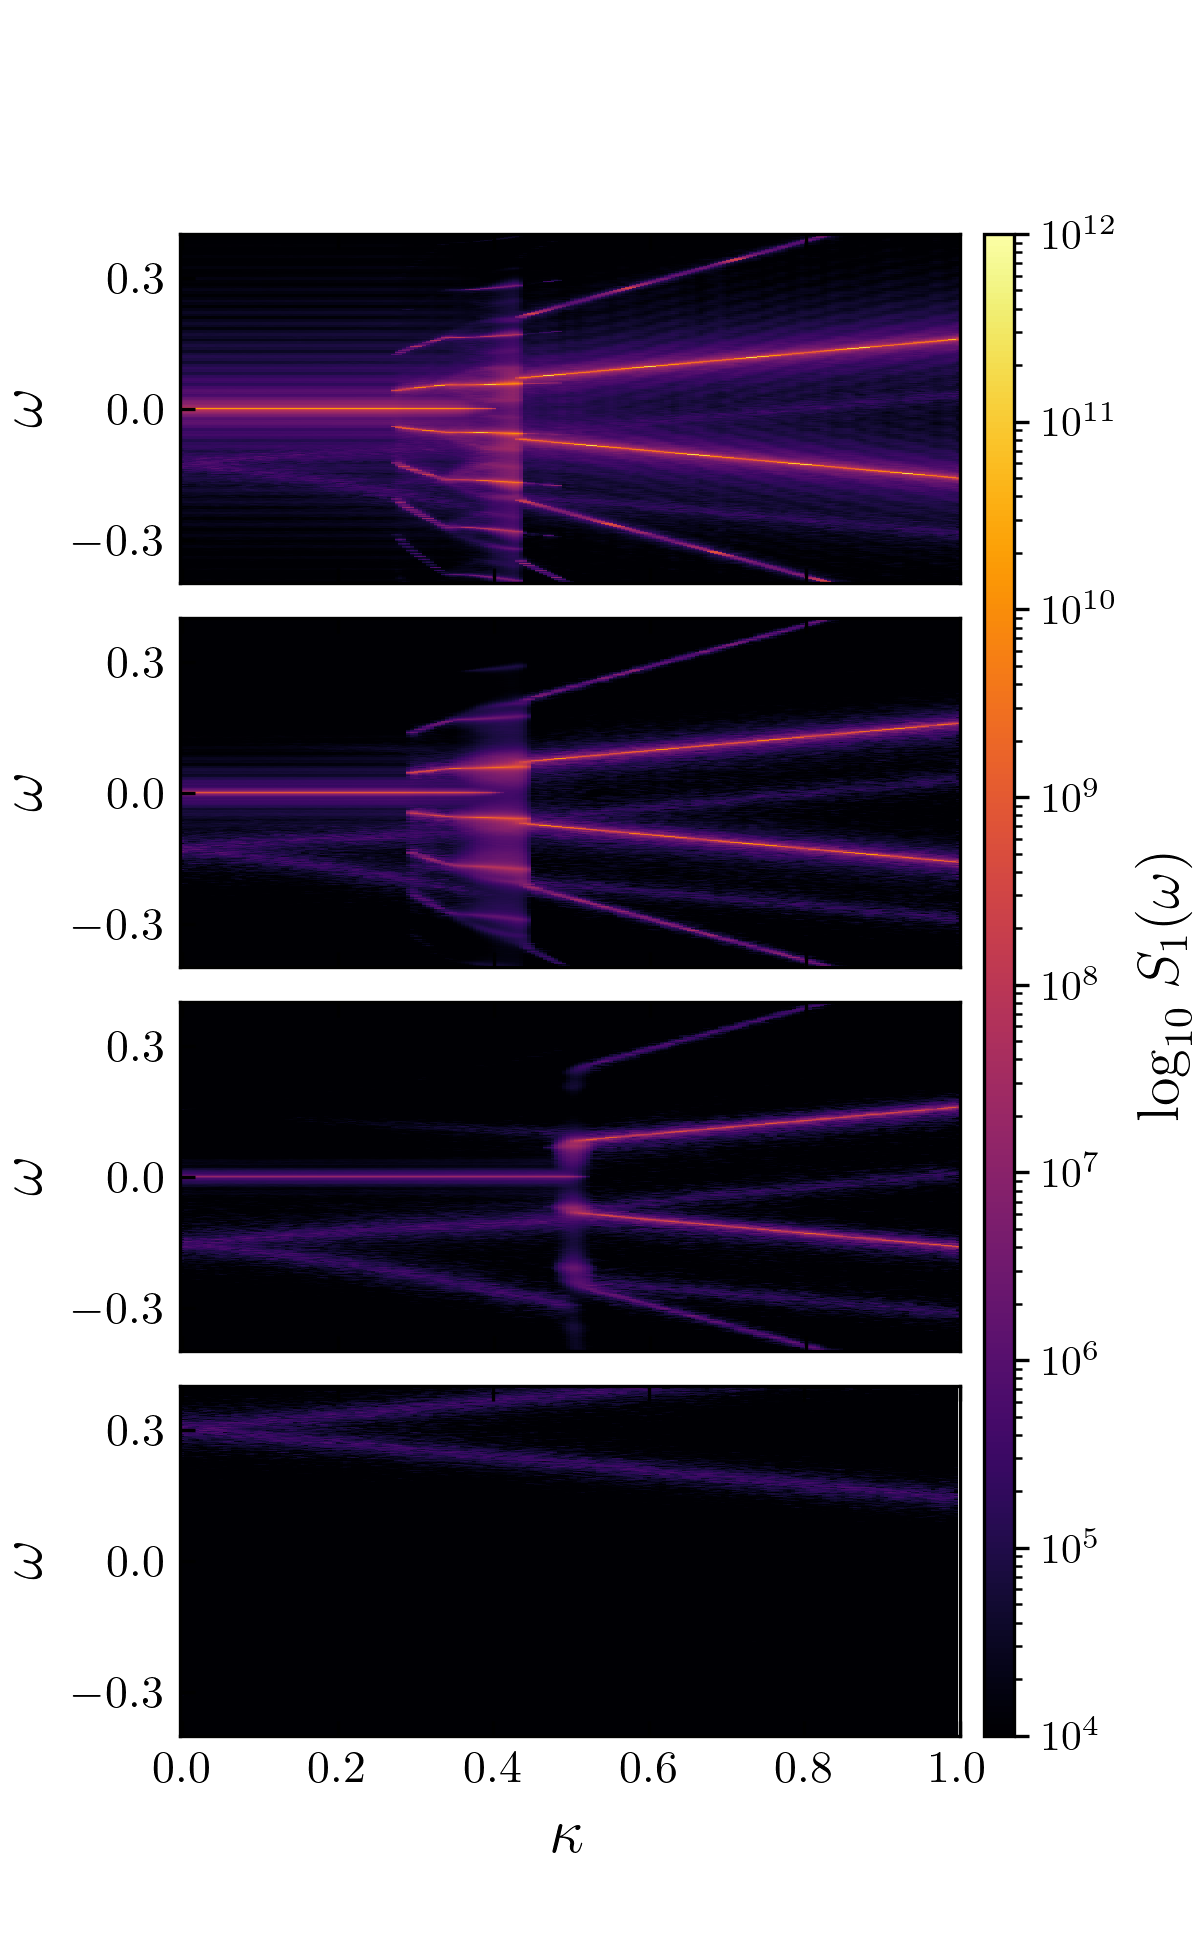

The Python source for this figure:
from functions import *
from back_process import *
from time_integrators import *

if __name__ == '__main__':
    working_directory = r"C:\mnustes_science\simulation_data\FD\coherent\spectrums_01\Delta=0.0000\gamma=0.1000\Omega=0.2000"
    directories = [name for name in os.listdir(working_directory) if os.path.isdir(os.path.join(working_directory, name))]
    dir_0 = working_directory + "/" + directories[0]
    dir_1 = working_directory + "/" + directories[1]
    dir_2 = working_directory + "/" + directories[2]
    dir_3 = working_directory + "/" + directories[3]

    S0 = np.loadtxt(dir_0 + "/Spectra_V.txt", delimiter=',')
    print("### Spectrum #0 Ready! ###")
    S1 = np.loadtxt(dir_1 + "/Spectra_V.txt", delimiter=',')
    print("### Spectrum #1 Ready! ###")
    S2 = np.loadtxt(dir_2 + "/Spectra_V.txt", delimiter=',')
    print("### Spectrum #2 Ready! ###")
    S3 = np.loadtxt(dir_3 + "/Spectra_V.txt", delimiter=',')
    print("### Spectrum #3 Ready! ###")

    S0 = filtro_superficie(S0, 2, "Y")
    S0 = filtro_superficie(S0, 2, "X")
    S1 = filtro_superficie(S1, 2, "Y")
    S1 = filtro_superficie(S1, 2, "X")
    S2 = filtro_superficie(S2, 2, "Y")
    S2 = filtro_superficie(S2, 2, "X")
    S3 = filtro_superficie(S3, 2, "Y")
    S3 = filtro_superficie(S3, 2, "X")


    F0 = np.loadtxt(dir_0 + "/Freqs.txt", delimiter=',')
    F1 = np.loadtxt(dir_1 + "/Freqs.txt", delimiter=',')
    F2 = np.loadtxt(dir_2 + "/Freqs.txt", delimiter=',')
    F3 = np.loadtxt(dir_3 + "/Freqs.txt", delimiter=',')

    K0 = np.loadtxt(dir_0 + "/Ks_mean.txt", delimiter=',')
    K1 = np.loadtxt(dir_1 + "/Ks_mean.txt", delimiter=',')
    K2 = np.loadtxt(dir_2 + "/Ks_mean.txt", delimiter=',')
    K3 = np.loadtxt(dir_3 + "/Ks_mean.txt", delimiter=',')

    fig, (ax0, ax1, ax2, ax3) = plt.subplots(4, 1, figsize=(4, 6.5))
    ax0.pcolormesh(K0, F0, S0.T,shading='auto', cmap='inferno', norm=LogNorm(vmin=1e4, vmax=1e12))
    ax0.set_ylabel(r"$\omega$", fontsize=15)
    ax0.set_yticks([-0.3, 0, 0.3])
    ax0.tick_params(axis="both", direction="in", labelsize=11, top=True, bottom=True, labeltop=False, labelbottom=False)
    ax0.set_ylim(-0.4, 0.4)

    ax1.pcolormesh(K1, F1, S1.T,shading='auto', cmap='inferno', norm=LogNorm(vmin=1e4, vmax=1e12))
    ax1.set_ylabel(r"$\omega$", fontsize=15)
    ax1.set_yticks([-0.3, 0, 0.3])
    ax1.tick_params(axis="both", direction="in", labelsize=11, top=True, bottom=True, labeltop=False, labelbottom=False)
    ax1.set_ylim(-0.4, 0.4)

    ax2.pcolormesh(K2, F2, S2.T,shading='auto', cmap='inferno', norm=LogNorm(vmin=1e4, vmax=1e12))
    ax2.set_ylabel(r"$\omega$", fontsize=15)
    ax2.set_yticks([-0.3, 0, 0.3])
    ax2.tick_params(axis="both", direction="in", labelsize=11, top=True, bottom=True, labeltop=False, labelbottom=False)
    ax2.set_ylim(-0.4, 0.4)

    pcm = ax3.pcolormesh(K3, F3, S3.T,shading='auto', cmap='inferno', norm=LogNorm(vmin=1e4, vmax=1e12))
    ax3.set_ylabel(r"$\omega$", fontsize=15)
    ax3.set_xlabel(r"$\kappa$", fontsize=15)
    ax3.set_xticks([0, 0.2, 0.4, 0.6, 0.8, 1.0])
    ax3.set_yticks([-0.3, 0, 0.3])
    ax3.tick_params(axis="both", direction="in", labelsize=11, top=True, bottom=True, labeltop=False, labelbottom=True)
    ax3.set_ylim(-0.4, 0.4)

    cax = fig.add_axes([0.82, 0.11, 0.025, 0.77])
    cb = fig.colorbar(pcm, cax=cax)
    cb.set_label(r"$\textrm{log}_{10}\ S_1(\omega)$", fontsize=14)
    cb.ax.tick_params(labelsize=10)
    fig.subplots_adjust(wspace=0.28, hspace=0.1, left=0.15, right=0.8) #left=0.1, right=0.9, bottom=0.25, top=0.8)

    plt.savefig("spectra.png", dpi=300)
    plt.close()
